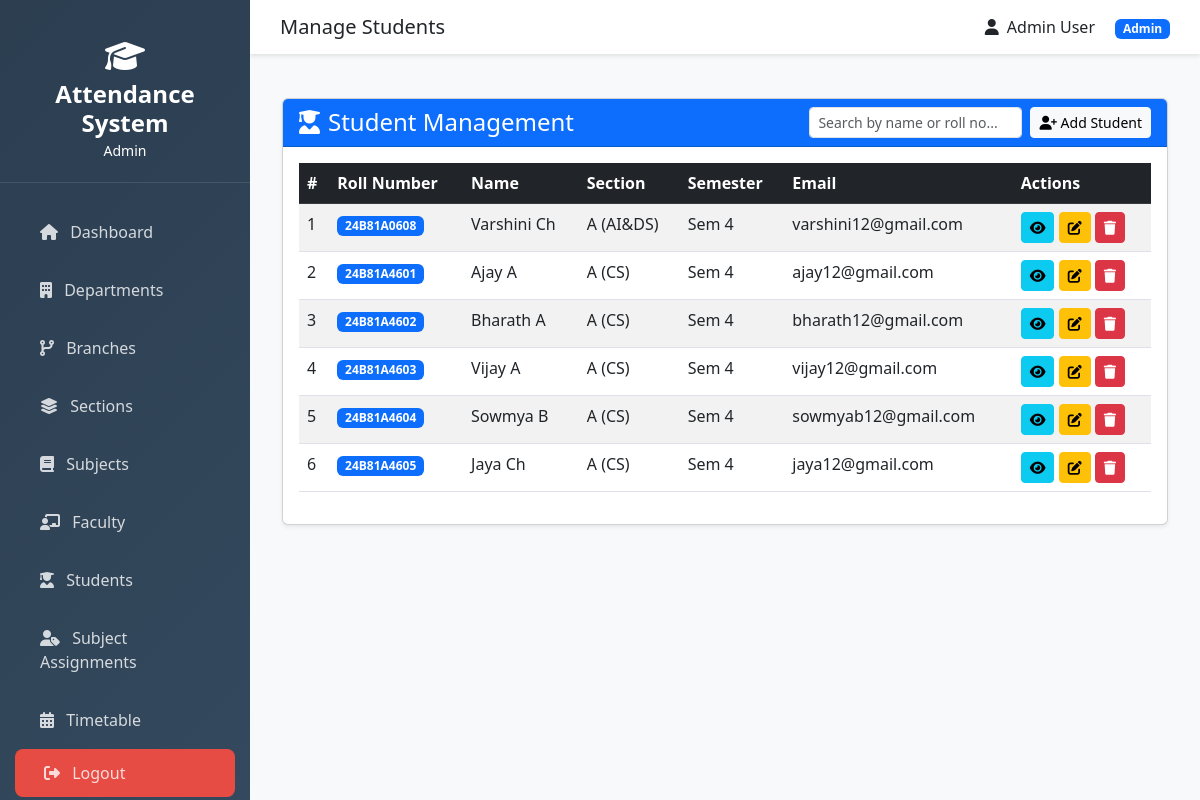
Page /manage/students/ (signed in) on the committed database.
### attendance/models.py (models this page shows, shortened)
class User(AbstractUser):
    ROLE_CHOICES = [
        ('admin', 'Admin'),
        ('faculty', 'Faculty'),
        ('student', 'Student'),
    ]
    role = models.CharField(max_length=10, choices=ROLE_CHOICES)
    phone = models.CharField(max_length=15, blank=True, null=True)
    created_at = models.DateTimeField(auto_now_add=True)
    updated_at = models.DateTimeField(auto_now=True)
    class Meta:
        db_table = 'users'
        verbose_name = 'User'
        verbose_name_plural = 'Users'

class Student(models.Model):
    user = models.OneToOneField(User, on_delete=models.CASCADE, related_name='student_profile')
    roll_number = models.CharField(max_length=20, unique=True)
    registration_number = models.CharField(max_length=20, unique=True)
    section = models.ForeignKey(Section, on_delete=models.CASCADE, related_name='students')
    date_of_admission = models.DateField()
    current_semester = models.IntegerField(validators=[MinValueValidator(1), MaxValueValidator(8)])
    class Meta:
        db_table = 'students'
        ordering = ['roll_number']

class Section(models.Model):
    branch = models.ForeignKey(Branch, on_delete=models.CASCADE, related_name='sections')
    name = models.CharField(max_length=10)  # e.g., A, B, C
    semester = models.IntegerField(validators=[MinValueValidator(1), MaxValueValidator(8)])
    academic_year = models.ForeignKey(AcademicYear, on_delete=models.CASCADE)
    capacity = models.IntegerField(default=60)
    created_at = models.DateTimeField(auto_now_add=True)
    class Meta:
        db_table = 'sections'
        ordering = ['branch', 'semester', 'name']
        unique_together = ['branch', 'semester', 'name', 'academic_year']
    def __str__(self):
        return f"{self.branch.code} - Sem {self.semester} - Section {self.name}"

class Branch(models.Model):
    department = models.ForeignKey(Department, on_delete=models.CASCADE, related_name='branches')
    name = models.CharField(max_length=100)
    code = models.CharField(max_length=10)
    duration_years = models.IntegerField(default=4)
    created_at = models.DateTimeField(auto_now_add=True)
    class Meta:
        db_table = 'branches'
        ordering = ['department', 'name']
        unique_together = ['department', 'code']

### attendance/views.py (the view, shortened to what this page needs)
# urls.py: path('manage/students/', views.manage_students, name='manage_students'),
@login_required
@role_required('admin')
def manage_students(request):
    student_form = StudentForm()
    students = Student.objects.select_related('user', 'section').all()
    sections = Section.objects.all()
    context = {
        'student_form': student_form,
        'students': students,
        'sections': sections
    }
    return render(request, 'admin/manage_students.html', context)

### attendance/forms.py
class StudentForm(forms.ModelForm):
    class Meta:
        model = Student
        fields = ['roll_number', 'registration_number', 'section', 'date_of_admission', 'current_semester']
        widgets = {
            'roll_number': forms.TextInput(attrs={'class': 'form-control'}),
            'registration_number': forms.TextInput(attrs={'class': 'form-control'}),
            'section': forms.Select(attrs={'class': 'form-control'}),
            'date_of_admission': forms.DateInput(attrs={'class': 'form-control', 'type': 'date'}),
            'current_semester': forms.NumberInput(attrs={'class': 'form-control'}),
        }

### attendance/templates/admin/manage_students.html (shortened to what this page needs)
{% extends 'base.html' %}
{% block page_title %}Manage Students{% endblock %}
{% block content %}
<div class="container-fluid py-4">
    <div class="row">
        <div class="col-12">
            <div class="card shadow-sm">
                <div class="card-header bg-primary text-white d-flex justify-content-between align-items-center">
                    <h4 class="mb-0"><i class="fas fa-user-graduate me-2"></i>Student Management</h4>
                    <div class="d-flex gap-2 w-50 justify-content-end">
                        <input type="text" id="searchStudent" class="form-control form-control-sm w-50" placeholder="Search by name or roll no...">
                        <button type="button" class="btn btn-light btn-sm" data-bs-toggle="modal" data-bs-target="#addStudentModal">
                            <i class="fas fa-user-plus"></i> Add Student
                        </button>
                    </div>
                </div>
                <div class="card-body">
                    <div class="table-responsive">
                        <table class="table table-hover table-striped" id="studentsTable">
                            <thead class="table-dark">
                                <tr>
                                    <th>#</th>
                                    <th>Roll Number</th>
                                    <th>Name</th>
                                    <th>Section</th>
                                    <th>Semester</th>
                                    <th>Email</th>
                                    <th>Actions</th>
                                </tr>
                            </thead>
                            <tbody>
                                {% for student in students %}
                                <tr>
                                    <td>{{ forloop.counter }}</td>
                                    <td><span class="badge bg-primary">{{ student.roll_number }}</span></td>
                                    <td>{{ student.user.get_full_name }}</td>
                                    <td>{{ student.section.name }} ({{ student.section.branch.code }})</td>
                                    <td>Sem {{ student.current_semester }}</td>
                                    <td>{{ student.user.email }}</td>
                                    <td>
                                        <button class="btn btn-sm btn-info" data-bs-toggle="modal" data-bs-target="#viewModal{{ student.id }}"><i class="fas fa-eye"></i></button>
                                        <button class="btn btn-sm btn-warning" data-bs-toggle="modal" data-bs-target="#editModal{{ student.id }}"><i class="fas fa-edit"></i></button>
                                        <button class="btn btn-sm btn-danger" data-bs-toggle="modal" data-bs-target="#deleteModal{{ student.id }}"><i class="fas fa-trash"></i></button>
                                    </td>
                                </tr>
                                {% empty %}
                                <tr><td colspan="7" class="text-center">No students registered yet.</td></tr>
                                {% endfor %}
                            </tbody>
                        </table>
                    </div>
                </div>
            </div>
        </div>
    </div>
</div>
{% endblock %}

### attendance/templates/base.html (shortened to what this page needs)
<!DOCTYPE html>
<html lang="en">
<head>
    <link href="https://cdnjs.cloudflare.com/ajax/libs/bootstrap/5.3.0/css/bootstrap.min.css" rel="stylesheet">
    <link href="https://cdnjs.cloudflare.com/ajax/libs/font-awesome/6.4.0/css/all.min.css" rel="stylesheet">
</head>
<body>
    {% if user.is_authenticated %}
    <div class="sidebar">
        <div class="logo">
            <i class="fas fa-graduation-cap fa-2x mb-2"></i>
            <h4>Attendance System</h4>
            <small>{{ user.get_role_display }}</small>
        </div>
        <nav class="nav flex-column">
            <a class="nav-link" href="{% url 'dashboard' %}">
                <i class="fas fa-home me-2"></i> Dashboard
            </a>
            {% if user.role == 'admin' %}
                <a class="nav-link" href="{% url 'manage_departments' %}">
                    <i class="fas fa-building me-2"></i> Departments
                </a>
                <a class="nav-link" href="{% url 'manage_branches' %}">
                    <i class="fas fa-code-branch me-2"></i> Branches
                </a>
                <a class="nav-link" href="{% url 'manage_sections' %}">
                    <i class="fas fa-layer-group me-2"></i> Sections
                </a>
                <a class="nav-link" href="{% url 'manage_subjects' %}">
                    <i class="fas fa-book me-2"></i> Subjects
                </a>
                <a class="nav-link" href="{% url 'manage_faculty' %}">
                    <i class="fas fa-chalkboard-teacher me-2"></i> Faculty
                </a>
                <a class="nav-link" href="{% url 'manage_students' %}">
                    <i class="fas fa-user-graduate me-2"></i> Students
                </a>
                <a class="nav-link" href="{% url 'manage_subject_assignments' %}">
                    <i class="fas fa-user-tag me-2"></i> Subject Assignments
                </a>
                <a class="nav-link" href="{% url 'manage_timetable' %}">
                    <i class="fas fa-calendar-alt me-2"></i> Timetable
                </a>
            {% endif %}
            <a class="nav-link logout" href="{% url 'logout' %}">
                <i class="fas fa-sign-out-alt me-2"></i> Logout
            </a>
        </nav>
    </div>
    <div class="main-content">
        <div class="top-navbar">
            <h5 class="mb-0">{% block page_title %}Dashboard{% endblock %}</h5>
            <div>
                <span class="me-3"><i class="fas fa-user me-2"></i>{{ user.get_full_name }}</span>
                <span class="badge bg-primary">{{ user.get_role_display }}</span>
            </div>
        </div>
        {% block content %}{% endblock %}
    </div>
    {% else %}
        {% block login_content %}{% endblock %}
    {% endif %}
</body>
</html>

### attendance/templates/base.html (style rules this page uses)
:root { --primary-color: #2c3e50; --secondary-color: #3498db; --success-color: #27ae60; --danger-color: #e74c3c; --warning-color: #f39c12; --info-color: #16a085; }
body { font-family: 'Segoe UI', Tahoma, Geneva, Verdana, sans-serif; background-color: #f8f9fa; }
.sidebar { min-height: 100vh; background: linear-gradient(135deg, var(--primary-color), #34495e); color: white; position: fixed; top: 0; left: 0; width: 250px; padding: 20px 0; z-index: 1000; display: flex; flex-direction: column; height: 100vh; }
.sidebar .nav { flex-grow: 1; display: flex; flex-direction: column; }
.sidebar .nav-link.logout { margin-top: auto; background: rgba(231, 76, 68, 8.1); border-left: 4px solid #e74c3c; }
.sidebar .logo { text-align: center; padding: 20px; border-bottom: 1px solid rgba(255,255,255,0.1); margin-bottom: 20px; }
.sidebar .logo h4 { margin: 0; font-weight: 600; }
.sidebar .nav-link { color: rgba(255,255,255,0.8); padding: 12px 25px; margin: 5px 15px; border-radius: 8px; transition: all 0.3s; }
.main-content { margin-left: 250px; padding: 20px; }
.top-navbar { background: white; padding: 15px 30px; margin: -20px -20px 20px -20px; box-shadow: 0 2px 4px rgba(0,0,0,0.1); display: flex; justify-content: space-between; align-items: center; }

### rows in the picture
User: role "Admin", get_full_name "Admin User"
Student: roll_number "24B81A0608", user.get_full_name "Varshini Ch", section.name "A", section.branch.code "AI&DS", current_semester "4", user.email "varshini12@gmail.com"
Student: roll_number "24B81A4601", user.get_full_name "Ajay A", section.name "A", section.branch.code "CS", current_semester "4", user.email "ajay12@gmail.com"
Student: roll_number "24B81A4602", user.get_full_name "Bharath A", section.name "A", section.branch.code "CS", current_semester "4", user.email "bharath12@gmail.com"
Student: roll_number "24B81A4603", user.get_full_name "Vijay A", section.name "A", section.branch.code "CS", current_semester "4", user.email "vijay12@gmail.com"
Student: roll_number "24B81A4604", user.get_full_name "Sowmya B", section.name "A", section.branch.code "CS", current_semester "4", user.email "sowmyab12@gmail.com"
Student: roll_number "24B81A4605", user.get_full_name "Jaya Ch", section.name "A", section.branch.code "CS", current_semester "4", user.email "jaya12@gmail.com"
